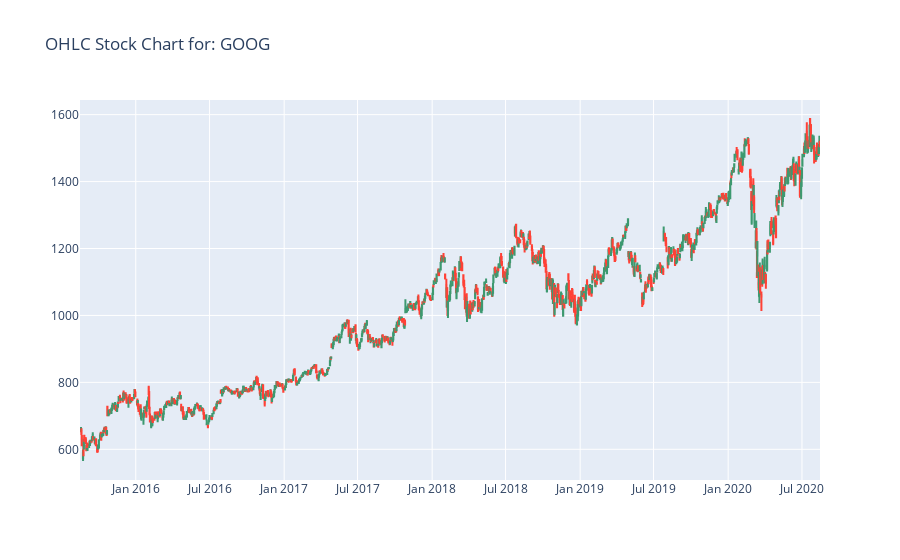
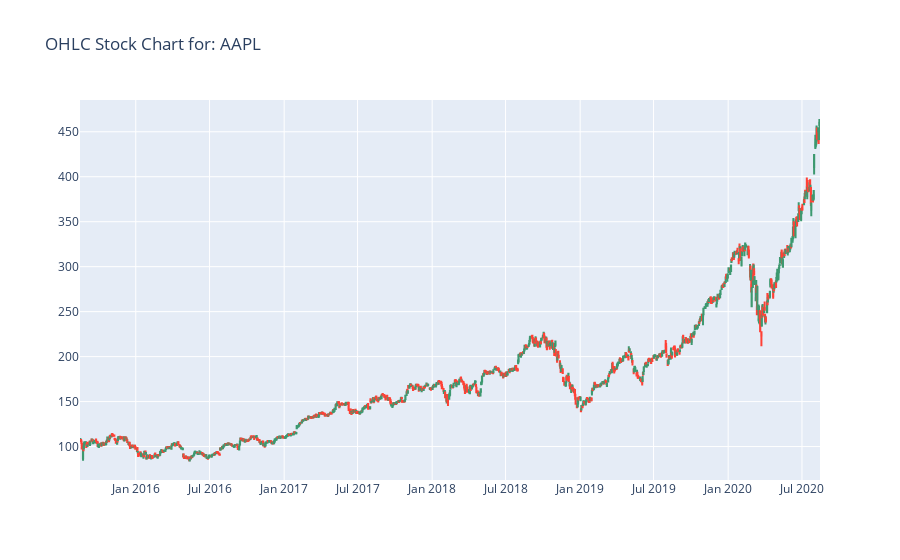

These figures' notebook cell, in order:
### Code cell
plot_ohlc(symbols)

### Figure 1 — Plotly figure (JSON) as saved in the notebook; plotly's stock layout.template omitted (floating-point values rounded to 4 significant figures; data arrays with more than 128 entries replaced by an {"elided": "..."} marker saying what was removed)
{"data": [{"close": {"elided": "1259 float values"}, "high": {"elided": "1259 float values"}, "low": {"elided": "1259 float values"}, "name": "GOOG", "open": {"elided": "1259 float values"}, "type": "candlestick", "x": {"elided": "1259 str values"}}], "layout": {"title": {"text": "OHLC Stock Chart for: GOOG"}, "xaxis": {"rangeslider": {"visible": false}}}}

### Figure 2 — Plotly figure (JSON) as saved in the notebook; plotly's stock layout.template omitted (floating-point values rounded to 4 significant figures; data arrays with more than 128 entries replaced by an {"elided": "..."} marker saying what was removed)
{"data": [{"close": {"elided": "1259 float values"}, "high": {"elided": "1259 float values"}, "low": {"elided": "1259 float values"}, "name": "AAPL", "open": {"elided": "1259 float values"}, "type": "candlestick", "x": {"elided": "1259 str values"}}], "layout": {"title": {"text": "OHLC Stock Chart for: AAPL"}, "xaxis": {"rangeslider": {"visible": false}}}}
